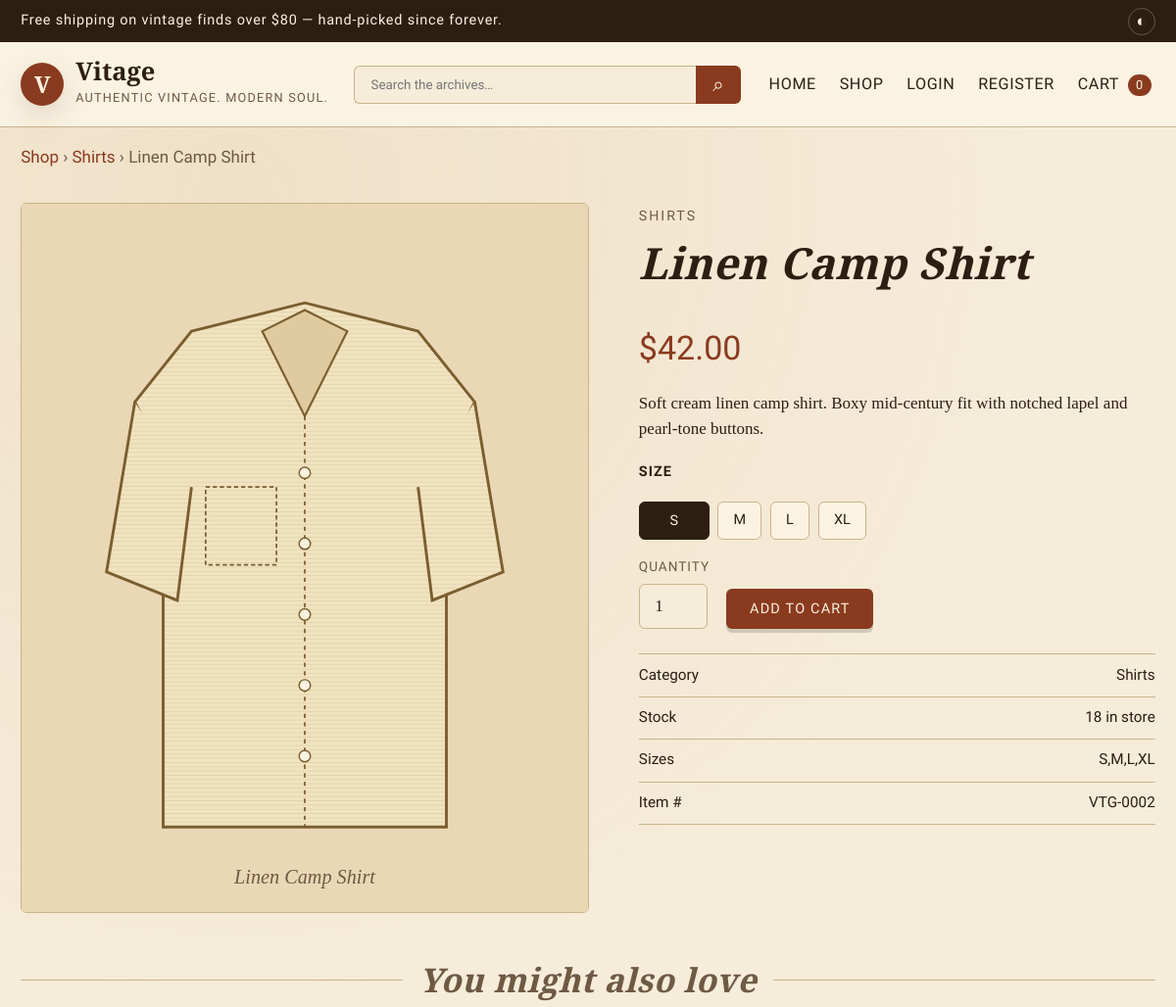
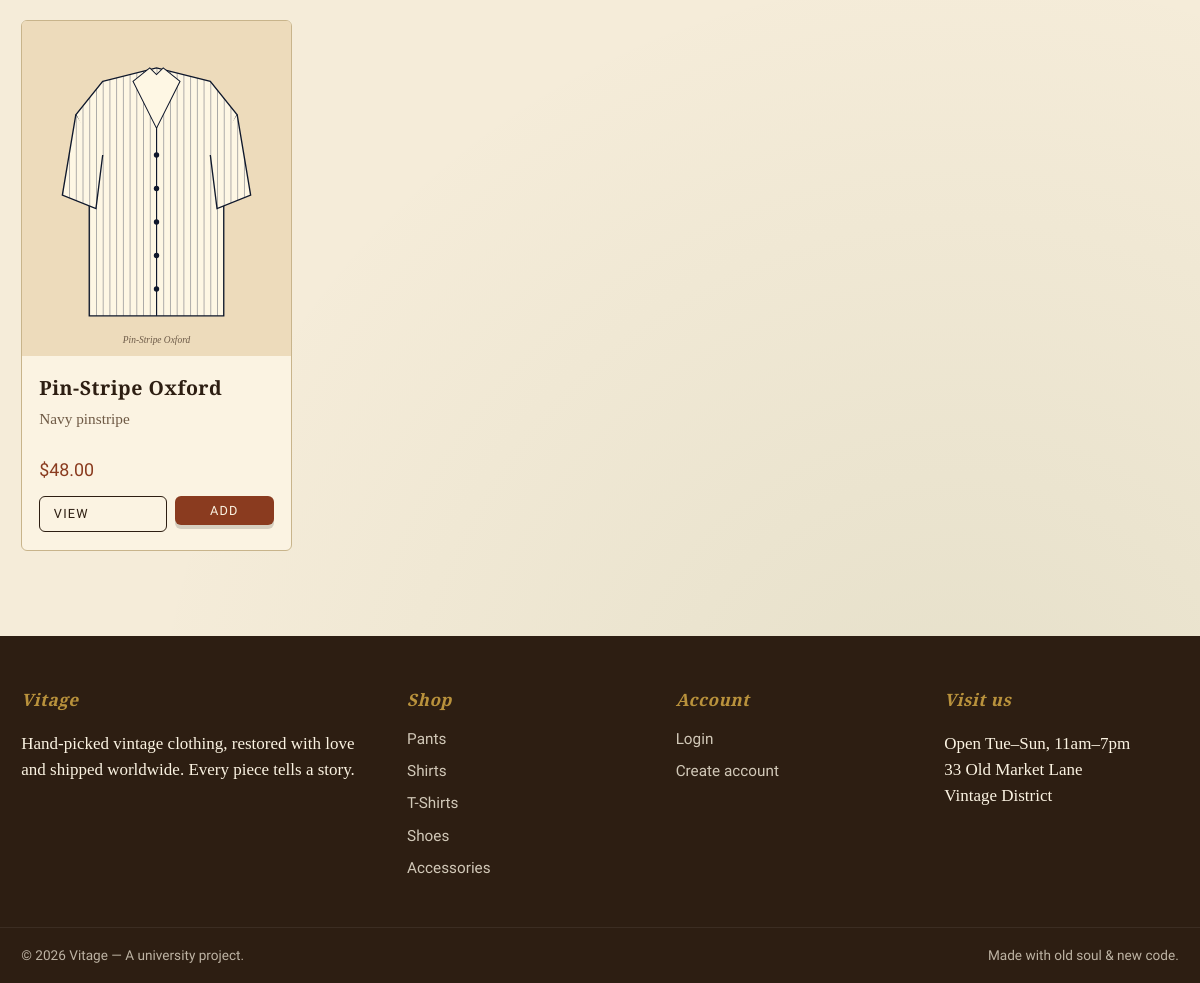
/product.php?id=2, run on the app's committed database (2 pictures, top to bottom).
### tables this page shows
CREATE TABLE products (
    id              INT AUTO_INCREMENT PRIMARY KEY,
    category_id     INT NOT NULL,
    name            VARCHAR(150) NOT NULL,
    short_desc      VARCHAR(255) DEFAULT NULL,
    description     TEXT,
    price           DECIMAL(10,2) NOT NULL,
    stock           INT NOT NULL DEFAULT 0,
    sizes           VARCHAR(120) DEFAULT 'S,M,L',
    image_1         VARCHAR(255) DEFAULT NULL,
    image_2         VARCHAR(255) DEFAULT NULL,
    image_3         VARCHAR(255) DEFAULT NULL,
    is_featured     TINYINT(1) NOT NULL DEFAULT 0,
    views           INT NOT NULL DEFAULT 0,
    created_at      TIMESTAMP NOT NULL DEFAULT CURRENT_TIMESTAMP,
    CONSTRAINT fk_products_category FOREIGN KEY (category_id)
        REFERENCES categories(id) ON DELETE CASCADE
);

CREATE TABLE categories (
    id          INT AUTO_INCREMENT PRIMARY KEY,
    name        VARCHAR(80) NOT NULL UNIQUE,
    slug        VARCHAR(80) NOT NULL UNIQUE,
    description VARCHAR(255) DEFAULT NULL
);

### includes/functions.php (called while the page is built, shortened)
<?php
function base_url(): string {
    static $base = null;
    if ($base !== null) return $base;
    $script = str_replace('\\', '/', dirname($_SERVER['SCRIPT_NAME']));
    $script = preg_replace('#/(admin|api)(/.*)?$#', '', $script);
    $base = rtrim($script, '/');
    return $base;
}
function url(string $path = ''): string {
    return base_url() . '/' . ltrim($path, '/');
}
function e(?string $value): string {
    return htmlspecialchars((string)$value, ENT_QUOTES | ENT_SUBSTITUTE, 'UTF-8');
}
function money(float $n): string {
    return '$' . number_format($n, 2);
}

### product.php (the view, shortened to what this page needs)
<?php
require_once __DIR__ . '/includes/functions.php';
$id = (int)($_GET['id'] ?? 0);
$stmt = $pdo->prepare(
    'SELECT p.*, c.name AS cat_name, c.slug AS cat_slug
       FROM products p
       JOIN categories c ON c.id = p.category_id
      WHERE p.id = ?'
);
$stmt->execute([$id]);
$p = $stmt->fetch();
$pdo->prepare('UPDATE products SET views = views + 1 WHERE id = ?')->execute([$id]);
$related = $pdo->prepare(
    'SELECT p.* FROM products p
      WHERE p.category_id = ? AND p.id <> ?
      ORDER BY RAND() LIMIT 4'
);
$related->execute([$p['category_id'], $id]);
$related = $related->fetchAll();
$sizes = array_filter(array_map('trim', explode(',', $p['sizes'] ?? '')));
$images = array_filter([$p['image_1'], $p['image_2'], $p['image_3']]);
include __DIR__ . '/includes/header.php';
?>
<div class="container">
    <p style="font-family:var(--type);color:var(--muted);margin-top:1rem">
        <a href="<?= url('shop.php') ?>">Shop</a> &rsaquo;
        <a href="<?= url('shop.php?cat=' . e($p['cat_slug'])) ?>"><?= e($p['cat_name']) ?></a> &rsaquo;
        <?= e($p['name']) ?>
    </p>
    <div class="product-detail">
        <div class="gallery">
            <div class="main-img"><img src="<?= url(e($images[0])) ?>" alt="<?= e($p['name']) ?>"></div>
        </div>
        <div class="product-info">
            <small style="font-family:var(--type);letter-spacing:2px;color:var(--muted);text-transform:uppercase">
                <?= e($p['cat_name']) ?>
            </small>
            <h1><?= e($p['name']) ?></h1>
            <p class="price-big"><?= money((float)$p['price']) ?></p>
            <p><?= nl2br(e($p['description'] ?? $p['short_desc'])) ?></p>
            <form class="ajax-add-cart" method="post" action="<?= url('api/add_to_cart.php') ?>">
                <?php if ($sizes): ?>
                    <strong style="font-family:var(--type);font-size:.85rem;letter-spacing:1px;text-transform:uppercase">Size</strong>
                    <div class="size-picker">
                        <?php foreach ($sizes as $i => $sz): ?>
                            <label>
                                <span><?= e($sz) ?></span>
                            </label>
                        <?php endforeach; ?>
                    </div>
                <?php endif; ?>
                <div style="display:flex;gap:1rem;align-items:flex-end;margin:1rem 0">
                    <div class="field" style="margin:0">
                        <label>Quantity</label>
                        <input class="qty-input" type="number" name="quantity" value="1" min="1" max="<?= max(1,(int)$p['stock']) ?>">
                    </div>
                    <?php if ((int)$p['stock'] > 0): ?>
                        <button class="btn" type="submit">Add to cart</button>
                    <?php else: ?>
                        <button class="btn" disabled style="opacity:.6">Sold out</button>
                    <?php endif; ?>
                </div>
            </form>
            <ul class="meta-list">
                <li><span>Category</span><span><?= e($p['cat_name']) ?></span></li>
                <li><span>Stock</span><span><?= (int)$p['stock'] > 0 ? (int)$p['stock'] . ' in store' : 'Sold out' ?></span></li>
                <li><span>Sizes</span><span><?= e($p['sizes'] ?: 'One size') ?></span></li>
                <li><span>Item #</span><span>VTG-<?= str_pad((string)$p['id'], 4, '0', STR_PAD_LEFT) ?></span></li>
            </ul>
        </div>
    </div>
    <?php if ($related): ?>
        <div class="section-title"><h2>You might also love</h2></div>
        <div class="products">
            <?php foreach ($related as $rp): $p = $rp; include __DIR__ . '/includes/_product_card.php'; endforeach; ?>
        </div>
    <?php endif; ?>
</div>
<?php include __DIR__ . '/includes/footer.php'; ?>

### includes/_product_card.php (shortened to what this page needs)
<article class="product-card fade-up">
    <a href="<?= url('product.php?id=' . (int)$p['id']) ?>" class="img-wrap">
        <img src="<?= url(e($p['image_1'] ?: 'assets/images/p1.svg')) ?>"
             alt="<?= e($p['name']) ?>" loading="lazy">
    </a>
    <div class="body">
        <h3><a href="<?= url('product.php?id=' . (int)$p['id']) ?>" style="color:var(--ink)"><?= e($p['name']) ?></a></h3>
        <p class="short"><?= e($p['short_desc'] ?? '') ?></p>
        <div style="display:flex;justify-content:space-between;align-items:center;margin-top:auto">
            <span class="price"><?= money((float)$p['price']) ?></span>
        </div>
        <div class="actions">
            <a class="btn btn-outline btn-sm" href="<?= url('product.php?id=' . (int)$p['id']) ?>">View</a>
            <?php if ((int)$p['stock'] > 0): ?>
                <form class="ajax-add-cart" method="post" action="<?= url('api/add_to_cart.php') ?>">
                    <button class="btn btn-sm" type="submit">Add</button>
                </form>
            <?php endif; ?>
        </div>
    </div>
</article>

### data on the page
products: category.name "Shirts", name "Linen Camp Shirt", category.name "SHIRTS", price "$42.00", description "Soft cream linen camp shirt. Boxy mid-century fit with notched lapel and pearl-tone buttons.", sizes "S", sizes "M", sizes "L", sizes "XL", stock "18", sizes "S,M,L,XL", id "0002"
products: image_1 (picture), name "Pin-Stripe Oxford", short_desc "Navy pinstripe", price "$48.00"

### other printed values
SITE_NAME "Vitage"
SITE_TAGLINE "AUTHENTIC VINTAGE. MODERN SOUL."
$cartCount "0"
